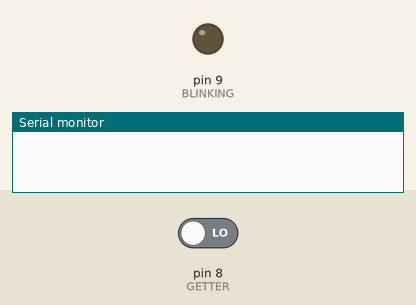
This sketch was run on a simulated Arduino Uno, built with avr-gcc and run on an emulated ATmega328P. Shown: output pins drawn as LEDs (lit = HIGH), the last lines printed to the serial monitor. The test bench sets the inputs (shaded band); at power-on: pin 8 (GETTER) LOW.

Above: at 0.1 s.
At 0.6 s:
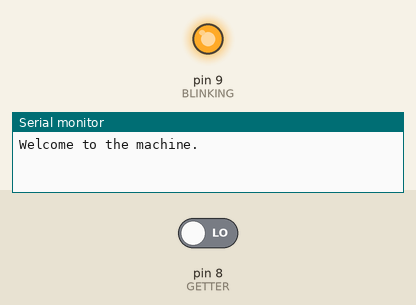
Timing chart, 0 to 2.1 s (numbered marks = the images above):
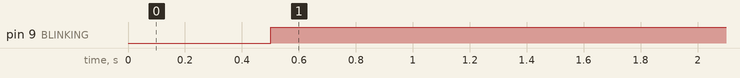

The sketch:

pb_switch-aa.ino
```cpp
#if 0

ONLY FOR:
  https://www.falstad.com/circuit/avr8js/

#define PB_SWITCH 8
#define INDICATOR_LED 9
void setup_OLD(void) {
  pinMode(PB_SWITCH, INPUT);
  pinMode(INDICATOR_LED, OUTPUT);
}
void loop_OLD(void) {
  int buttonState = digitalRead(PB_SWITCH);
  if (buttonState) digitalWrite(INDICATOR_LED, 1);
  if (!buttonState) digitalWrite(INDICATOR_LED,0);
}


#endif

#if 0

The Circuit:

$ 1 0.000005 382.76258214399064 50 5 50 5e-11
207 176 176 96 176 4 pin\s8
418 208 224 96 224 0 1 40 5 0 0 0.5 pin\s9
r 208 224 272 224 0 180
162 272 224 384 224 2 default-led 1 0 0 0.01
g 384 224 432 224 0 0
g 336 176 368 176 0 0
R 176 112 176 48 0 0 40 5 0 0 0.5
r 176 112 176 176 0 100000
x 245 39 337 42 4 14 Java\sthe\sHutt\sii
s 240 176 336 176 0 1 true
w 176 176 240 176 0
o 0 64 0 4099 5 0.00009765625 0 2 0 3
#endif

// active code for above circuit:

#define GETTER 8
#define BLINKING 9

void setup() {
  Serial.begin(115200);
  delay(500);
  Serial.println("Welcome to the machine.");
  pinMode(GETTER, INPUT); // pb Switch
  pinMode(BLINKING, OUTPUT);
}

void cpl(int LED_A) {
    bool pinState = digitalRead(LED_A);
    pinState = !pinState;
    digitalWrite(LED_A, pinState);
}
bool trap = 0;

void action(void) {
    cpl(BLINKING);
    trap = -1; // ran once
}

void look_at(int getter, bool getting) {
    bool state = getting;
    if (state) {
      if (!trap) action();
    }
    if (!state) trap = 0; // reset
}

void loop() {
    bool getting = (bool) digitalRead(GETTER);
    getting = !getting; // want it inverted
    look_at(GETTER, getting);  // pin, state
}
// END.
```

Measured:
- by itself, pin 9 (BLINKING): LOW → HIGH at 0.50 s
